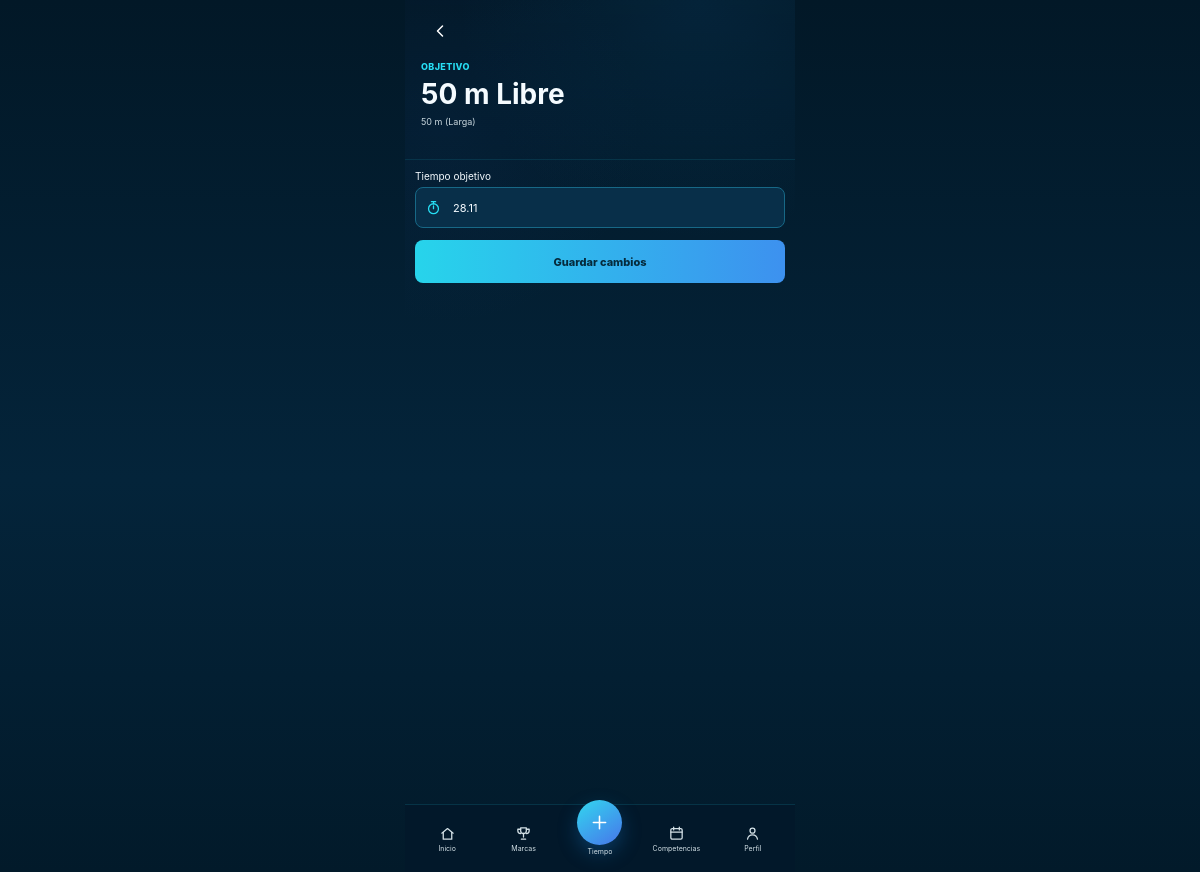
/goals/50/Libre/50/edit, run on the app's committed database.
### tables this page shows
CREATE TABLE goals (
        id INTEGER PRIMARY KEY AUTOINCREMENT,
        distance INTEGER NOT NULL,
        stroke TEXT NOT NULL,
        pool_length INTEGER NOT NULL,
        target_cs INTEGER NOT NULL,
        UNIQUE(distance, stroke, pool_length)
    );

### app.py (the view, shortened to what this page needs)
@app.route("/goals/<int:distance>/<stroke>/<int:pool_length>/edit", methods=["GET", "POST"])
def edit_goal(distance, stroke, pool_length):
    conn = get_db()
    goal = conn.execute("""
        SELECT *
        FROM goals
        WHERE distance=? AND stroke=? AND pool_length=?
    """, (distance, stroke, pool_length)).fetchone()
    if not goal:
        conn.close()
        return redirect(url_for("new_goal"))
    conn.close()
    return render_template("goal_edit.html", goal=goal)

### app.py (called while the page is built)
def get_db():
    conn = sqlite3.connect(DB)
    conn.row_factory = sqlite3.Row
    conn.execute("PRAGMA foreign_keys = ON")
    return conn

def fmt_time(cs: int) -> str:
    total_seconds = cs / 100
    minutes = int(total_seconds // 60)
    seconds = total_seconds - minutes * 60
    return f"{minutes}:{seconds:05.2f}" if minutes else f"{seconds:.2f}"

@app.template_filter("swimtime")
def swimtime_filter(cs):
    return fmt_time(cs)

### templates/goal_edit.html (shortened to what this page needs)
{% extends "base.html" %}
{% block content %}
<div class="sp29-page">
  <section class="sp29-water-head sp29-form-head">
    <div class="sp29-topbar">
      <a href="{{ url_for('goals_dashboard') }}" class="sp29-icon-btn" aria-label="Volver">
        <svg viewBox="0 0 24 24"><path d="m15 18-6-6 6-6"/></svg>
      </a>
    </div>
    <span class="sp29-kicker">OBJETIVO</span>
    <h1>{{ goal.distance }} m {{ goal.stroke }}</h1>
    <p>{{ goal.pool_length }} m ({% if goal.pool_length == 25 %}Corta{% else %}Larga{% endif %})</p>
  </section>
  <form method="post" class="sp29-form">
    <label>
      <span>Tiempo objetivo</span>
      <div class="sp29-time-input">
        <input name="target_time"
               value="{{ goal.target_cs|swimtime }}"
               required>
      </div>
    </label>
    <button type="submit">Guardar cambios</button>
  </form>
</div>
{% endblock %}

### data on the page
goals: distance "50", stroke "Libre", pool_length "50", target_time "28.11"
